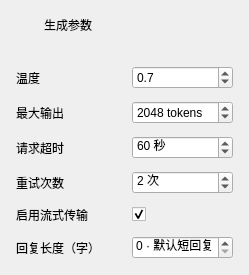
                                            <widget class="QFrame" name="generationCard">
                                              <property name="uiCard" stdset="0">
                                                <bool>true</bool>
                                              </property>
                                              <layout class="QVBoxLayout" name="generationCardLayout">
                                                <property name="leftMargin">
                                                  <number>0</number>
                                                </property>
                                                <property name="topMargin">
                                                  <number>0</number>
                                                </property>
                                                <property name="rightMargin">
                                                  <number>0</number>
                                                </property>
                                                <property name="bottomMargin">
                                                  <number>0</number>
                                                </property>
                                                <property name="spacing">
                                                  <number>0</number>
                                                </property>
                                                <item>
                                                  <widget class="QWidget" name="generationCardHeading">
                                                    <property name="cardHeading" stdset="0">
                                                      <bool>true</bool>
                                                    </property>
                                                    <layout class="QHBoxLayout" name="generationCardHeadingLayout" stretch="0,1">
                                                      <property name="leftMargin">
                                                        <number>14</number>
                                                      </property>
                                                      <property name="topMargin">
                                                        <number>14</number>
                                                      </property>
                                                      <property name="rightMargin">
                                                        <number>14</number>
                                                      </property>
                                                      <property name="bottomMargin">
                                                        <number>14</number>
                                                      </property>
                                                      <property name="spacing">
                                                        <number>9</number>
                                                      </property>
                                                      <item>
                                                        <widget class="QLabel" name="generationCardIcon">
                                                          <property name="text">
                                                            <string />
                                                          </property>
                                                          <property name="wordWrap">
                                                            <bool>true</bool>
                                                          </property>
                                                          <property name="minimumSize">
                                                            <size>
                                                              <width>21</width>
                                                              <height>21</height>
                                                            </size>
                                                          </property>
                                                          <property name="maximumSize">
                                                            <size>
                                                              <width>21</width>
                                                              <height>21</height>
                                                            </size>
                                                          </property>
                                                          <property name="iconName" stdset="0">
                                                            <string>chat</string>
                                                          </property>
                                                        </widget>
                                                      </item>
                                                      <item>
                                                        <widget class="QLabel" name="generationCardTitle">
                                                          <property name="text">
                                                            <string>生成参数</string>
                                                          </property>
                                                          <property name="wordWrap">
                                                            <bool>true</bool>
                                                          </property>
                                                          <property name="cardTitle" stdset="0">
                                                            <bool>true</bool>
                                                          </property>
                                                        </widget>
                                                      </item>
                                                    </layout>
                                                    <property name="minimumSize">
                                                      <size>
                                                        <width>0</width>
                                                        <height>50</height>
                                                      </size>
                                                    </property>
                                                    <property name="maximumSize">
                                                      <size>
                                                        <width>16777215</width>
                                                        <height>50</height>
                                                      </size>
                                                    </property>
                                                  </widget>
                                                </item>
                                                <item>
                                                  <widget class="QWidget" name="generationCardBody">
                                                    <layout class="QGridLayout" name="generationGrid">
                                                      <property name="leftMargin">
                                                        <number>16</number>
                                                      </property>
                                                      <property name="topMargin">
                                                        <number>16</number>
                                                      </property>
                                                      <property name="rightMargin">
                                                        <number>16</number>
                                                      </property>
                                                      <property name="bottomMargin">
                                                        <number>16</number>
                                                      </property>
                                                      <property name="spacing">
                                                        <number>12</number>
                                                      </property>
                                                      <item row="0" column="0">
                                                        <widget class="QLabel" name="temperatureSpinCaption">
                                                          <property name="text">
                                                            <string>温度</string>
                                                          </property>
                                                          <property name="wordWrap">
                                                            <bool>true</bool>
                                                          </property>
                                                          <property name="minimumSize">
                                                            <size>
                                                              <width>104</width>
                                                              <height>0</height>
                                                            </size>
                                                          </property>
                                                        </widget>
                                                      </item>
                                                      <item row="0" column="1">
                                                        <widget class="QDoubleSpinBox" name="temperatureSpin">
                                                          <property name="minimum">
                                                            <double>0.0</double>
                                                          </property>
                                                          <property name="maximum">
                                                            <double>2.0</double>
                                                          </property>
                                                          <property name="value">
                                                            <double>0.7</double>
                                                          </property>
                                                          <property name="suffix">
                                                            <string />
                                                          </property>
                                                          <property name="decimals">
                                                            <number>1</number>
                                                          </property>
                                                          <property name="singleStep">
                                                            <double>0.1</double>
                                                          </property>
                                                        </widget>
                                                      </item>
                                                      <item row="1" column="0">
                                                        <widget class="QLabel" name="maxTokensSpinCaption">
                                                          <property name="text">
                                                            <string>最大输出</string>
                                                          </property>
                                                          <property name="wordWrap">
                                                            <bool>true</bool>
                                                          </property>
                                                          <property name="minimumSize">
                                                            <size>
                                                              <width>104</width>
                                                              <height>0</height>
                                                            </size>
                                                          </property>
                                                        </widget>
                                                      </item>
                                                      <item row="1" column="1">
                                                        <widget class="QSpinBox" name="maxTokensSpin">
                                                          <property name="minimum">
                                                            <number>128</number>
                                                          </property>
                                                          <property name="maximum">
                                                            <number>32768</number>
                                                          </property>
                                                          <property name="value">
                                                            <number>2048</number>
                                                          </property>
                                                          <property name="suffix">
                                                            <string> tokens</string>
                                                          </property>
                                                        </widget>
                                                      </item>
                                                      <item row="2" column="0">
                                                        <widget class="QLabel" name="timeoutSpinCaption">
                                                          <property name="text">
                                                            <string>请求超时</string>
                                                          </property>
                                                          <property name="wordWrap">
                                                            <bool>true</bool>
                                                          </property>
                                                          <property name="minimumSize">
                                                            <size>
                                                              <width>104</width>
                                                              <height>0</height>
                                                            </size>
                                                          </property>
                                                        </widget>
                                                      </item>
                                                      <item row="2" column="1">
                                                        <widget class="QSpinBox" name="timeoutSpin">
                                                          <property name="minimum">
                                                            <number>5</number>
                                                          </property>
                                                          <property name="maximum">
                                                            <number>300</number>
                                                          </property>
                                                          <property name="value">
                                                            <number>60</number>
                                                          </property>
                                                          <property name="suffix">
                                                            <string> 秒</string>
                                                          </property>
                                                        </widget>
                                                      </item>
                                                      <item row="3" column="0">
                                                        <widget class="QLabel" name="retrySpinCaption">
                                                          <property name="text">
                                                            <string>重试次数</string>
                                                          </property>
                                                          <property name="wordWrap">
                                                            <bool>true</bool>
                                                          </property>
                                                          <property name="minimumSize">
                                                            <size>
                                                              <width>104</width>
                                                              <height>0</height>
                                                            </size>
                                                          </property>
                                                        </widget>
                                                      </item>
                                                      <item row="3" column="1">
                                                        <widget class="QSpinBox" name="retrySpin">
                                                          <property name="minimum">
                                                            <number>0</number>
                                                          </property>
                                                          <property name="maximum">
                                                            <number>5</number>
                                                          </property>
                                                          <property name="value">
                                                            <number>2</number>
                                                          </property>
                                                          <property name="suffix">
                                                            <string> 次</string>
                                                          </property>
                                                        </widget>
                                                      </item>
                                                      <item row="4" column="0">
                                                        <widget class="QLabel" name="apiStreamingCheckCaption">
                                                          <property name="text">
                                                            <string>启用流式传输</string>
                                                          </property>
                                                          <property name="wordWrap">
                                                            <bool>true</bool>
                                                          </property>
                                                          <property name="minimumSize">
                                                            <size>
                                                              <width>104</width>
                                                              <height>0</height>
                                                            </size>
                                                          </property>
                                                        </widget>
                                                      </item>
                                                      <item row="4" column="1">
                                                        <widget class="QCheckBox" name="apiStreamingCheck">
                                                          <property name="checked">
                                                            <bool>true</bool>
                                                          </property>
                                                        </widget>
                                                      </item>
                                                                                                            <item row="5" column="0">
                                                        <widget class="QLabel" name="replyLengthSpinCaption">
                                                          <property name="text"><string>回复长度（字）</string></property>
                                                          <property name="wordWrap"><bool>true</bool></property>
                                                          <property name="buddy"><cstring>replyLengthSpin</cstring></property>
                                                        </widget>
                                                      </item>
                                                      <item row="5" column="1">
                                                        <widget class="QSpinBox" name="replyLengthSpin">
                                                          <property name="minimum"><number>0</number></property>
                                                          <property name="maximum"><number>2000</number></property>
                                                          <property name="value"><number>0</number></property>
                                                          <property name="specialValueText"><string>0 · 默认短回复</string></property>
                                                          <property name="suffix"><string> 字</string></property>
                                                        </widget>
                                                      </item>
<property name="sizeConstraint">
                                                        <enum>QLayout::SizeConstraint::SetMinimumSize</enum>
                                                      </property>
                                                    </layout>
                                                  </widget>
                                                </item>
                                                <property name="sizeConstraint">
                                                  <enum>QLayout::SizeConstraint::SetMinimumSize</enum>
                                                </property>
                                              </layout>
                                            </widget>
